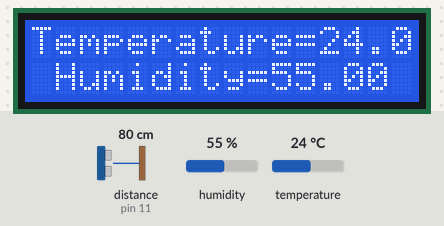
The sketch below on a simulated Arduino Uno, built with avr-gcc and run on an emulated ATmega328P. Shown: 16×2 character LCD. Wiring (inferred from the names in the program): ultrasonic range finder: trigger pin 12; echo pin 11. Inputs (shaded band) come from the test bench; at power-on: distance to the obstacle (sensor on pin 11) 80 cm, humidity 55 %, temperature 24 °C. The echo pulse lasts 58.3 µs per cm; what the sketch prints to the serial monitor is not drawn.

Above: at 1.2 s.
1.3 s: distance to the obstacle (sensor on pin 11) set to 2 cm
At 3.9 s:
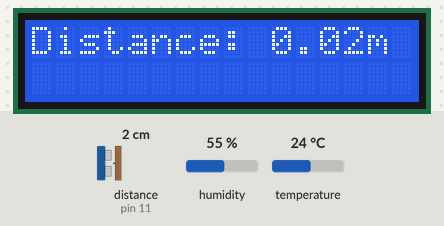
13.5 s: humidity set to 22 %
At 19.2 s:
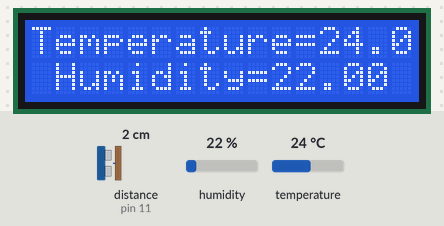
23.2 s: temperature set to 12 °C
At 25.6 s:
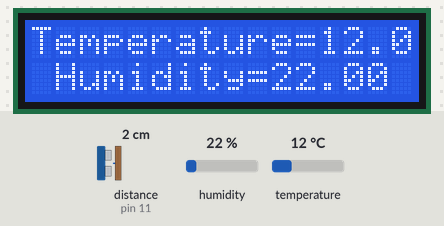
29.4 s: distance to the obstacle (sensor on pin 11) set to 4 cm
At 35.2 s:
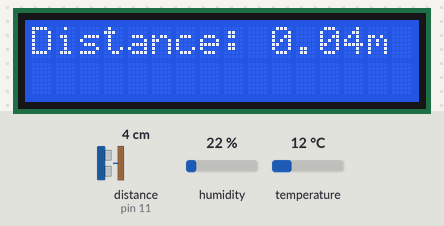
38.6 s: humidity set to 40 %
At 44.0 s:
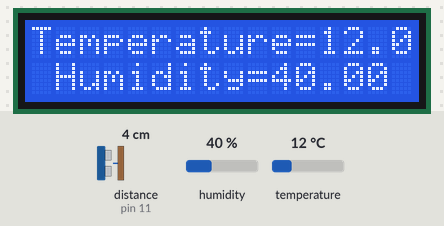
48.0 s: distance to the obstacle (sensor on pin 11) set to 9 cm
At 53.5 s:
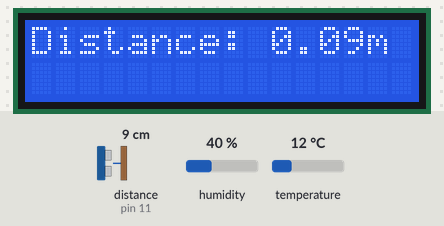
Timing chart, 0 to 55.0 s (numbered marks = the images above; inputs shaded):
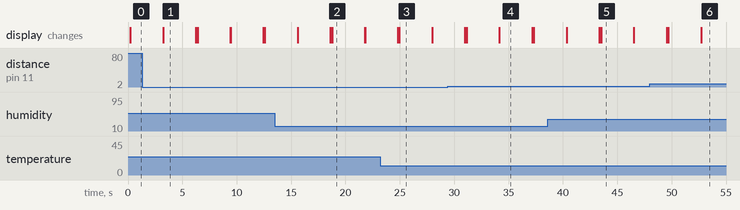

The sketch:

sensorswithlcd.ino
```cpp
#include <dht.h>

#include <Wire.h>
#include <LiquidCrystal_I2C.h>

LiquidCrystal_I2C lcd(0x27, 16, 2); // set the LCD address to 0x27 for a 16 chars and 2 line display

dht DHT;

#define DHT11_PIN 10

#define trigPin 12 // define TrigPin
#define echoPin 11 // define EchoPin.
#define MAX_DISTANCE 200 // Maximum sensor distance is rated at 400-500cm.
// define the timeOut according to the maximum range. timeOut= 2*MAX_DISTANCE /100 /340 *1000000 = MAX_DISTANCE*58.8

float timeOut = MAX_DISTANCE * 60;
int soundVelocity = 340; // define sound speed=340m/s


void setup(){
  pinMode(trigPin,OUTPUT);// set trigPin to output mode
  pinMode(echoPin,INPUT); // set echoPin to input mode
  Serial.begin(9600);    // Open serial monitor at 9600 baud to see ping results.
  lcd.init();         // initialize the lcd
  lcd.backlight();    // Turn on the LCD screen backlight
}

void loop(){

 delay(100); // Wait 100ms between pings (about 20 pings/sec). 29ms should be the shortest delay between pings.
  Serial.print("Ping: ");
  Serial.print(getSonar()); // Send ping, get distance in cm and print result (0 = outside set distance range)
  Serial.println("m");

  int chk = DHT.read11(DHT11_PIN);
  Serial.print("Temperature = ");
  Serial.println(DHT.temperature);
  Serial.print("Humidity = ");
  Serial.println(DHT.humidity);
  //delay(2000);

 lcd.setCursor(0, 0);
 lcd.print("Temperature=");
 lcd.println(DHT.temperature);
lcd.setCursor(1,3);
 lcd.print("Humidity=");
 lcd.println(DHT.humidity);

 delay(3000);
  lcd.clear();

 lcd.setCursor(0,0);

 lcd.print("Distance: ");
  lcd.print(getSonar()); // Send ping, get distance in cm and print result (0 = outside set distance range)
  lcd.println("m");

  delay(3000);
  lcd.clear();

}

float getSonar() {
  unsigned long pingTime;
  float distance;
  digitalWrite(trigPin, HIGH); // make trigPin output high level lasting for 10μs to triger HC_SR04,
  delayMicroseconds(10);
  digitalWrite(trigPin, LOW);
  pingTime = pulseIn(echoPin, HIGH, timeOut); // Wait HC-SR04 returning to the high level and measure out this waitting time
  distance = (float)pingTime * soundVelocity / 2 /1000000 ; // calculate the distance according to the time
  return distance; // return the distance value
}
```

Measured:
- what the display in image 1 shows lasts 3.1 s, from 3.2 s to 6.3 s
